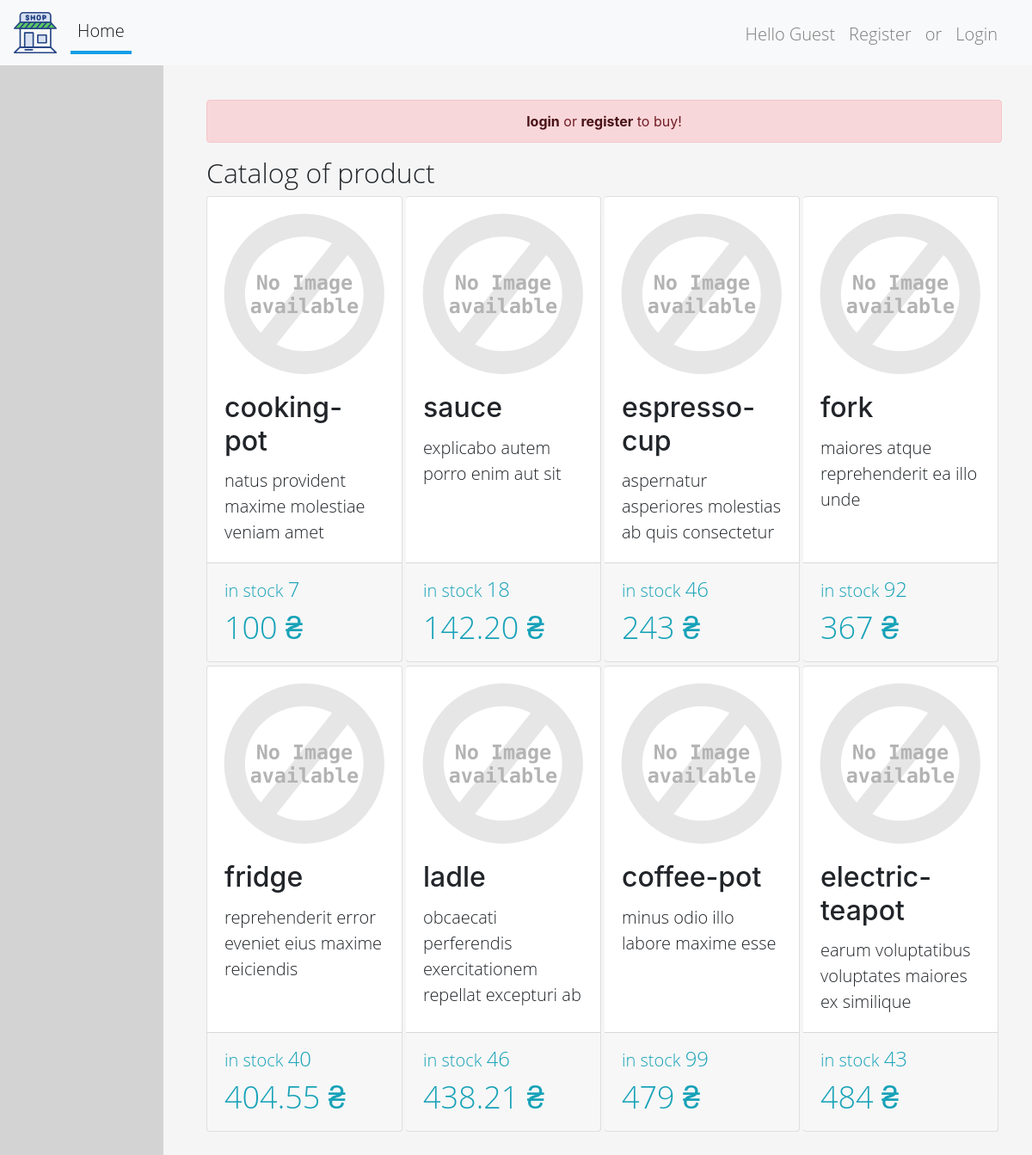
/, run on an earlier commit of the app's database.
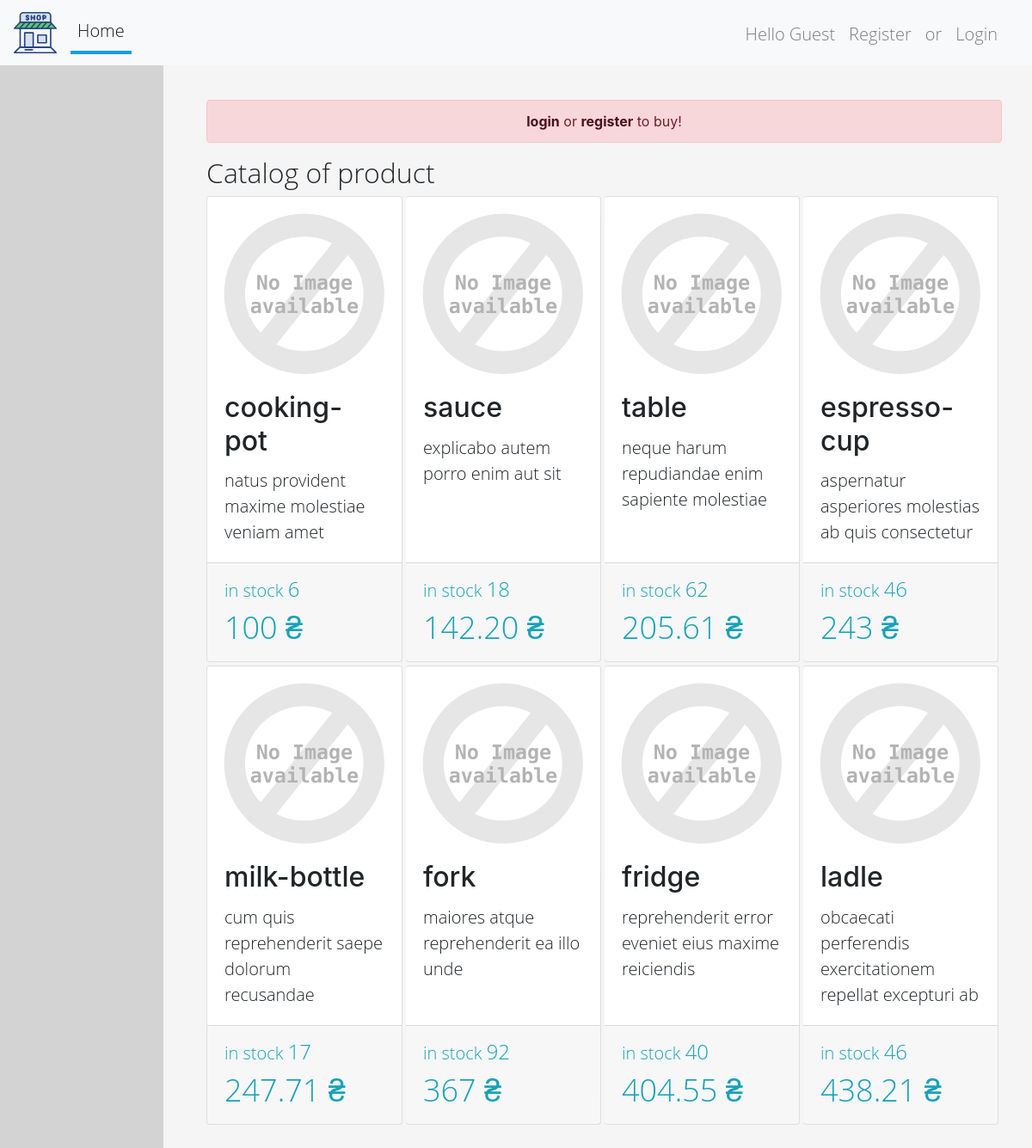
And on a later commit of the database.
### shop/models.py (models this page shows, shortened)
class Product(models.Model):
    name = models.CharField(max_length=50)
    description = models.CharField(max_length=256)
    price = models.DecimalField(
        decimal_places=2,
        max_digits=12,
        validators=[MinValueValidator(Decimal('0.00'))])
    photo = models.FileField(upload_to='shop/product_image/')
    count = models.PositiveIntegerField()

### shop/views.py (the view)
# urls.py: path('', ProductList.as_view(), name='index'),
class ProductList(ListView):
    template_name = 'shop/product/index.html'
    model = models.Product
    queryset = model.objects.all()
    context_object_name = 'products'
    paginate_by = 8
    ordering = 'price'
    def get_context_data(self, **kwargs):
        context = super().get_context_data(**kwargs)
        context.update({'purchase_create_form': forms.PurchaseCreateForm})  # button buy
        return context

### shop/templates/shop/product/index.html (shortened to what this page needs)
{% extends 'shop/page_item/base.html' %}
{% load staticfiles %}
{% block content %}
    <div class="col-md-10 col-sm-10 col-12 col box">
        {% if not user.is_authenticated %}
            <div class="alert alert-danger text-center" role="alert">
                <a href="{% url 'shop:user_login' %}" class="alert-link">login</a>
                or
                <a href="{% url 'shop:user_create' %}" class="alert-link">register</a>
                to buy!
            </div>
        {% endif %}
        <h2>Catalog of product</h2>
        <div class="card-group mx-0 px-0">
            {% for product in products %}
                {% include 'shop/product/card.html' %}
            {% empty %}
                <p>no product</p>
            {% endfor %}
        </div>
    </div>
{% endblock content %}

### shop/templates/shop/product/card.html (shortened to what this page needs)
{% load staticfiles %}
<div class="card rounded col-3 px-0 ml-0 mb-1 mr-1">
    <img class="card-img-top" src="{{ MEDIA_URL }}{{ product.photo }}" alt="image"
         onerror="if (this.src != 'static/images/alt.svg') this.src = '{% static "images/alt.svg" %}'"
    >
    <div class="card-body pt-0">
        <h5 class="card-title">{{ product.name }}</h5>
        <p class="card-text">{{ product.description }}</p>
    </div>
    <div class="card-footer pt-1" style="position: relative">
        <p class="text-info m-0 p-0 mt-2">in stock
            <span class="in-stock">{{ product.count }}</span></p>
        <p class="text-info m-0 p-0"><span class="cost">{{ product.price|floatformat:'-2' }} ₴</span></p>
    </div>
</div>

What changed in the data, as far as the page shows it:
no longer on this page (row unchanged): Product: name "coffee-pot", description "minus odio illo labore maxime esse", count "99", price "479"
no longer on this page (row unchanged): Product: name "electric-teapot", description "earum voluptatibus voluptates maiores ex similique", count "43", price "484"
changed Product "cooking-pot": count "7" → "6"
added Product: name "table", description "neque harum repudiandae enim sapiente molestiae", count "62", price "205.61"
added Product: name "milk-bottle", description "cum quis reprehenderit saepe dolorum recusandae", count "17", price "247.71"
